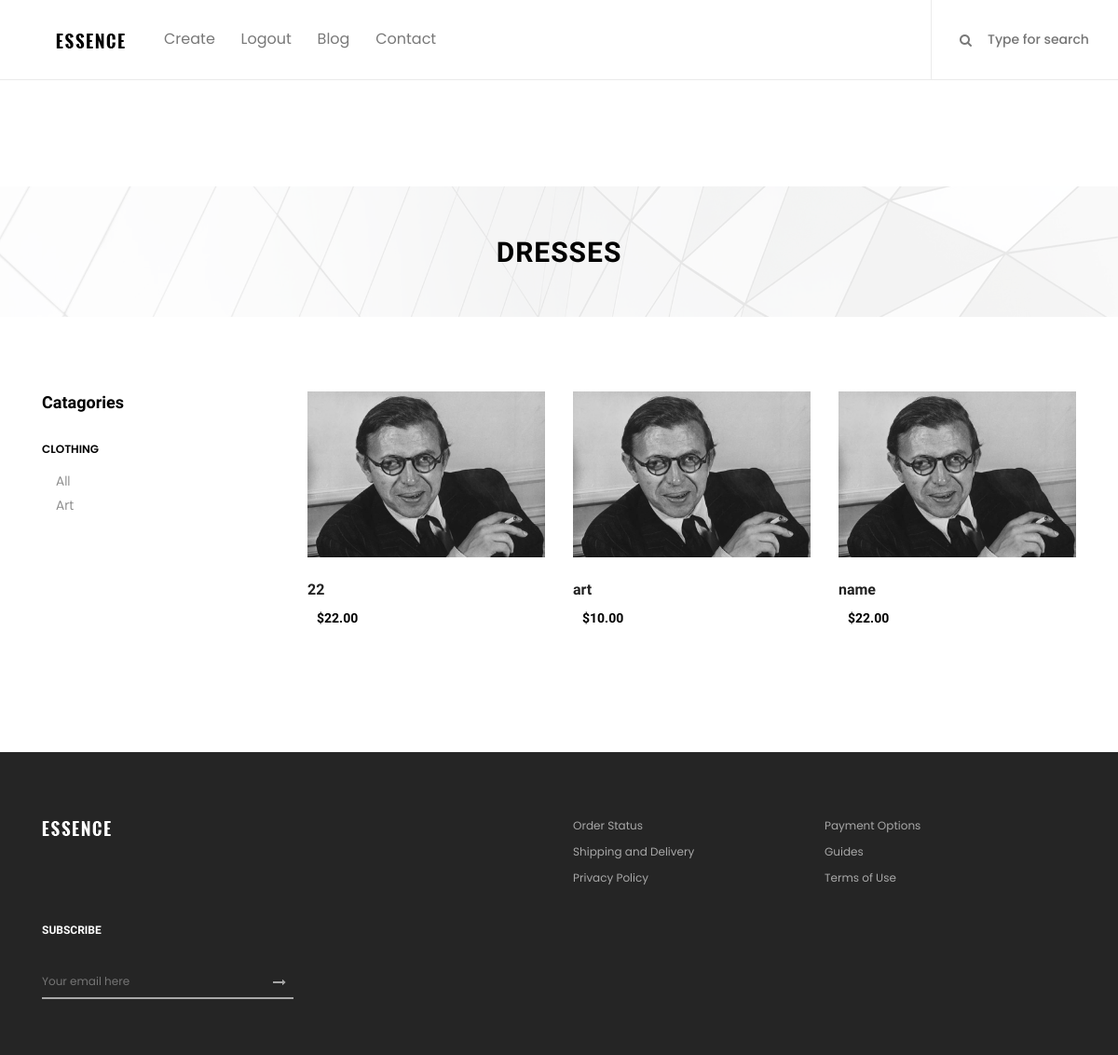
The page /art/ (signed in) on the database as committed earlier.
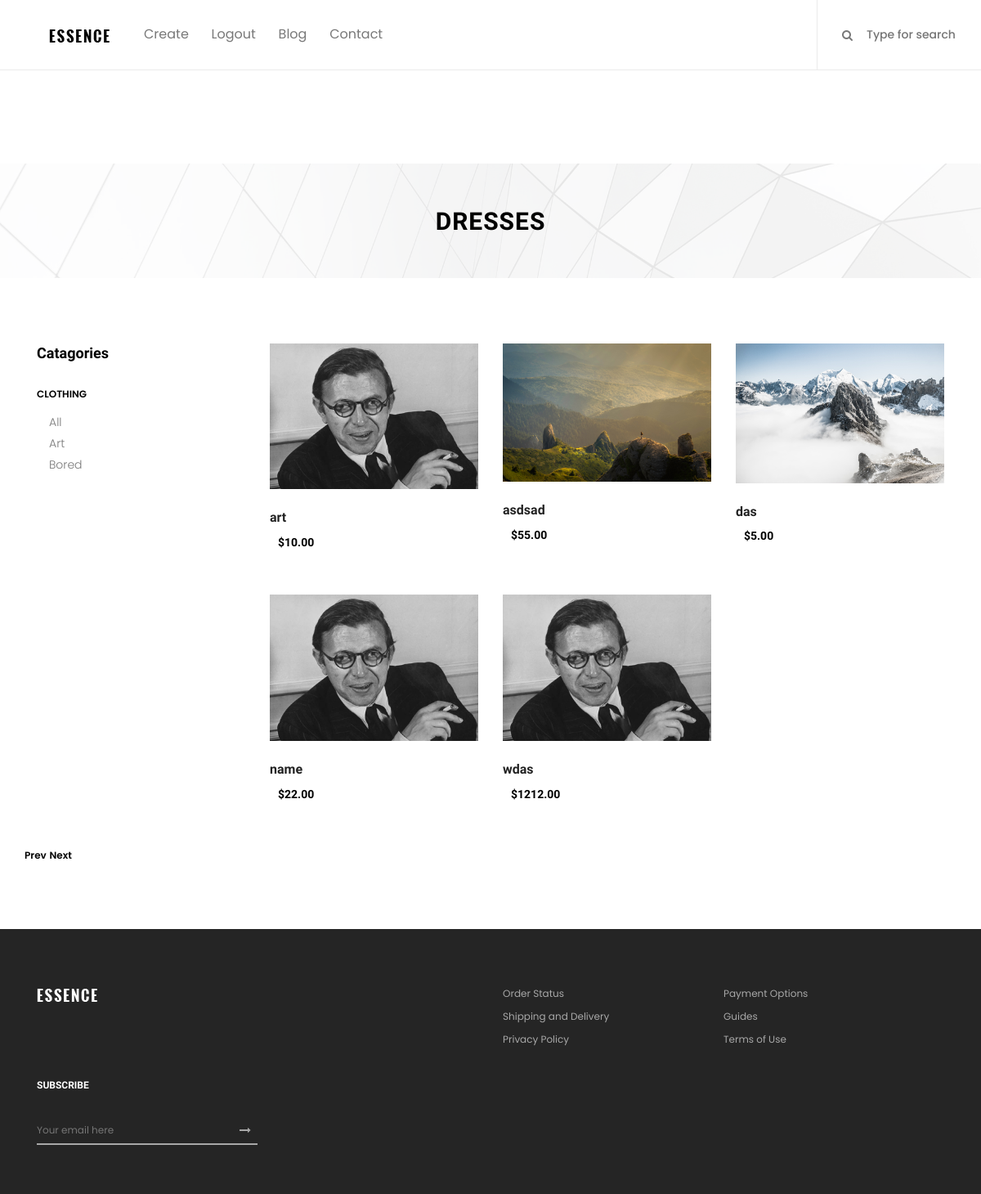
The same page on the database as committed later.
### store/models.py (models this page shows, shortened)
class Category(models.Model):
    title = models.CharField(max_length=150)
    slug = models.SlugField(unique=True, blank=True)
    class Meta:
        verbose_name = "Category"
        verbose_name_plural = "Categories"
    def get_absolute_url(self):
        return reverse('product_by_category', args=[self.slug])

class Product(models.Model):
    title = models.CharField(max_length=255, db_index=True)
    slug = models.SlugField(max_length=200, db_index=True, blank=True)
    user = models.ForeignKey(User, on_delete=models.CASCADE)
    description = models.TextField()
    price = models.DecimalField(max_digits=10, decimal_places=2)
    liked = models.ManyToManyField(User, default=None, blank=True, related_name='liked')
    category = models.ForeignKey(Category, related_name='products', on_delete=models.DO_NOTHING)
    created = models.DateTimeField(auto_now_add=True)
    updated = models.DateTimeField(auto_now=True)
    image = models.ImageField(upload_to='product/', blank=True)
    class Meta:
        ordering = ('title',)
        index_together = (('id', 'slug'))

### store/views.py (the view)
# urls.py: path('', product, name='product'),
@login_required()
def product(request, slug=None):
    category = None
    search_query = request.GET.get('search', '')
    if search_query:
        products = Product.objects.filter(title__icontains=search_query)
    else:
        products = Product.objects.all()
    user = request.user
    paginator = Paginator(products, 3)
    page_num = request.GET.get('page', 1)
    page = paginator.get_page(page_num)
    is_paginated = page.has_other_pages()
    if page.has_previous():
        prev_url = '?page={}'.format(page.previous_page_number())
    else:
        prev_url = ''
    if page.has_next():
        next_url = '?page={}'.format(page.next_page_number())
    else:
        next_url = ''
    likes = Product.objects.filter(liked=request.user)
    categories = Category.objects.all()
    if slug:
        category = get_object_or_404(Category, slug=slug)
        page = Product.objects.filter(category=category)
    context = {
        'category': category,
        'categories': categories,
        'products': page,
        'likes': likes,
        'user': user,
        'is_paginated': is_paginated,
        'next_url': next_url,
        'prev_url': prev_url,
        }
    return render(request, 'store/index.html', context)

### templates/store/index.html (shortened to what this page needs)
{% load static %}
{% load thumbnail %}
<!DOCTYPE html>
<html lang="en">
<head>
    <link rel="stylesheet" href="{% static 'css/core-style.css' %}">
    <link rel="stylesheet" href="{% static 'style.css' %}">
</head>
<body>
    <header class="header_area">
        <div class="classy-nav-container breakpoint-off d-flex align-items-center justify-content-between">
            <nav class="classy-navbar" id="essenceNav">
                <a class="nav-brand" href="{% url 'product' %}"><img src="{% static 'img/core-img/logo.png' %}" alt=""></a>
                <div class="classy-menu">
                    <div class="classynav">
                        <ul>
                            <li><a href="{% url 'create' %}">Create</a>
                            </li>
                            {% if user.is_authenticated %}
                            <li><a href="{% url 'logout' %}">Logout</a>
                            </li>
                            {% else %}
                            <li><a href="{% url 'login' %}">Login</a>
                            </li>
                            {% endif %}
                            <li><a href="blog.html">Blog</a></li>
                            <li><a href="contact.html">Contact</a></li>
                        </ul>
                    </div>
                </div>
            </nav>
            <div class="header-meta d-flex clearfix justify-content-end">
                <div class="search-area">
                    <form action="#" method="get" action="{% url 'product' %}">
                        <input type="search" name="search" id="headerSearch" placeholder="Type for search">
                        <button type="submit"><i class="fa fa-search" aria-hidden="true"></i></button>
                    </form>
                </div>
            </div>
        </div>
    </header>
    <div class="breadcumb_area bg-img" style="background-image: url(img/bg-img/breadcumb.jpg);">
        <div class="container h-100">
            <div class="row h-100 align-items-center">
                <div class="col-12">
                    <div class="page-title text-center">
                        <h2>dresses</h2>
                    </div>
                </div>
            </div>
        </div>
    </div>
    <section class="shop_grid_area section-padding-80">
        <div class="container">
            <div class="row">
                <div class="col-12 col-md-4 col-lg-3">
                    <div class="shop_sidebar_area">
                        <div class="widget catagory mb-50">
                            <h6 class="widget-title mb-30">Catagories</h6>
                            <div class="catagories-menu">
                                <ul id="menu-content2" class="menu-content collapse show">
                                    <li data-toggle="collapse" data-target="#clothing">
                                        <a href="#">clothing</a>
                                        <ul class="sub-menu collapse show" id="clothing">
                                            <li><a href="{% url 'product' %}">All</a></li>
                                            {% for c in categories %}
                                            <li {% if category.slug == c.slug %} {% endif %}>
                                                <a href="{{ c.get_absolute_url }}">{{ c.title }}</a>
                                            </li>
                                            {% endfor %}
                                        </ul>
                                    </li>
                                </ul>
                            </div>
                        </div>
                    </div>
                </div>
                <div class="col-12 col-md-8 col-lg-9">
                        <div class="row">
                            {% for product in products %}
                            <div class="col-12 col-sm-6 col-lg-4">
                                <div class="single-product-wrapper">
                                    <div class="product-img">
                                        {% thumbnail product.image "300" crop='center' as img %}
                                        <img src="{{img.url}}"  alt="">
                                        {% endthumbnail %}
                                    </div>
                                    <div class="product-description">
                                        <a href="single-product-details.html">
                                            <a href="{% url 'detail' product.id %}"><h6>{{product.title}}</h6></a>
                                        </a>
                                        <p class="product-price"> ${{product.price}}</p>
                                    </div>
                                </div>
                            </div>
                            {% endfor %}
                        </div>
                    </div>
                    {% if is_paginated %}
                    <div class="paginator">
                        <a class="prev {% if not prev_url %}disabled{% endif %}" href="{{ prev_url }}">Prev</a>
                        <a class="next {% if not next_url %}disabled{% endif %}" href="{{ next_url }}">Next</a>
                    </div>
                    {% endif %}
                </div>
            </div>
    </section>
    <footer class="footer_area clearfix">
        <div class="container">
            <div class="row">
                <div class="col-12 col-md-6">
                    <div class="single_widget_area d-flex mb-30">
                        <div class="footer-logo mr-50">
                            <a href="#"><img src="{% static 'img/core-img/logo2.png' %}" alt=""></a>
                        </div>
                    </div>
                </div>
                <div class="col-12 col-md-6">
                    <div class="single_widget_area mb-30">
                        <ul class="footer_widget_menu">
                            <li><a href="#">Order Status</a></li>
                            <li><a href="#">Payment Options</a></li>
                            <li><a href="#">Shipping and Delivery</a></li>
                            <li><a href="#">Guides</a></li>
                            <li><a href="#">Privacy Policy</a></li>
                            <li><a href="#">Terms of Use</a></li>
                        </ul>
                    </div>
                </div>
            </div>
            <div class="row align-items-end">
                <div class="col-12 col-md-6">
                    <div class="single_widget_area">
                        <div class="footer_heading mb-30">
                            <h6>Subscribe</h6>
                        </div>
                        <div class="subscribtion_form">
                            <form action="#" method="post">
                                <input type="email" name="mail" class="mail" placeholder="Your email here">
                                <button type="submit" class="submit"><i class="fa fa-long-arrow-right" aria-hidden="true"></i></button>
                            </form>
                        </div>
                    </div>
                </div>
        </div>
    </footer>
</body>
</html>

Rows that differ between the two databases and show on the page:
removed Product: title "22", price "22.00"
added Category: title "Bored"
added Product: shows a picture, title "asdsad", price "55.00"
added Product: shows a picture, title "das", price "5.00"
added Product: title "wdas", price "1212.00"
Other text that changed with them:
text now shown: "Prev Next"
